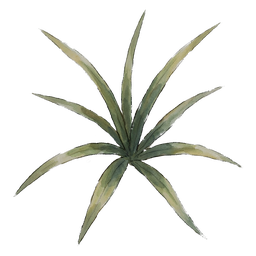
#> input picture assets/map/grass-a.png, 256 x 256 px, found by its file name
$ python build_map_assets.py
#> lines starting #> are read from the running program, lines starting #| are printed output that depends on the picture
"""把白底的手绘地图道具（草丛 / 树丛）处理成可直接贴到棋盘上的透明 PNG。

输入：白底、带柔和落地投影的 2D 手绘稿。
输出：assets/map/ 下的透明 PNG（裁到内容外框、补正方形、统一 256px）。

处理思路
  1. 以「离白色的距离」估计不透明度（按实体最暗处约 0.6 定标），保留手绘边缘的柔和过渡；
  2. 用「低饱和 + 中高亮度」判掉落地投影：投影是中性灰，实体最亮处也带颜色，两者可分开；
  3. 反预乘还原前景色，避免边缘泛白；
  4. 内缩一圈 alpha 削掉白边，裁到内容外框后补成正方形并缩放，同一批素材视觉体量一致。
"""
import os
import sys

import numpy as np
from PIL import Image, ImageFilter

ROOT = os.path.dirname(os.path.dirname(os.path.abspath(__file__)))
OUT_DIR = os.path.join(ROOT, "assets", "map")

SOURCE_DIR = os.environ.get("BIGFISH_SOURCE_DIR", os.path.join(ROOT, "sources"))
MAP_SRC = os.path.join(SOURCE_DIR, "map")

# (输出文件名, 源图, 四周留白比例)；源素材不随包分发
SOURCES = [
    ("grass-a.png", os.path.join(MAP_SRC, "grass-a.png"), 0.04),
    ("grass-b.png", os.path.join(MAP_SRC, "grass-b.png"), 0.04),
    ("tree-a.png", os.path.join(MAP_SRC, "tree-a.png"), 0.02),
]

SIZE = 256
# 离白色多远算作完全不透明（实体实心处约 0.6）
ALPHA_LO, ALPHA_HI = 0.020, 0.500
# 落地投影：饱和度低、亮度中等偏上；软过渡避免硬边
SHADOW_SAT, SHADOW_LUMA = 0.120, 0.450
SHADOW_SAT_FEATHER, SHADOW_LUMA_FEATHER = 0.050, 0.060
# 收一圈 alpha，削掉抗锯齿留下的白边
EDGE_ERODE = 1


def cutout(src):
#> called with src = 'sources/map/grass-a.png'
    img = Image.open(src).convert("RGB")
    rgb = np.asarray(img).astype(np.float32) / 255.0
    mx = rgb.max(axis=2)
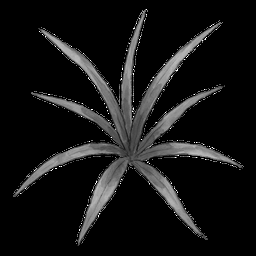
#> mx: shape (256, 256) float32; min 0, max 1, mean 0.0829
    mn = rgb.min(axis=2)
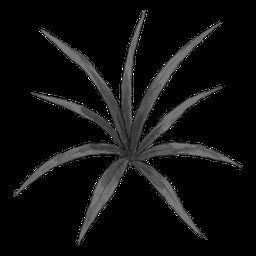
#> mn: shape (256, 256) float32; min 0, max 1, mean 0.0612
    lum = rgb.mean(axis=2)

    alpha = np.clip((1.0 - mn - ALPHA_LO) / (ALPHA_HI - ALPHA_LO), 0.0, 1.0)

    sat = np.where(mx > 1e-4, (mx - mn) / np.maximum(mx, 1e-4), 0.0)
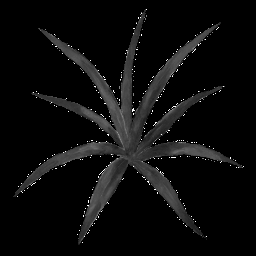
#> sat: shape (256, 256) float32; min 0, max 1, mean 0.0481
    shadow = (
        np.clip((SHADOW_SAT - sat) / SHADOW_SAT_FEATHER, 0.0, 1.0)
        * np.clip((lum - SHADOW_LUMA) / SHADOW_LUMA_FEATHER, 0.0, 1.0)
    )
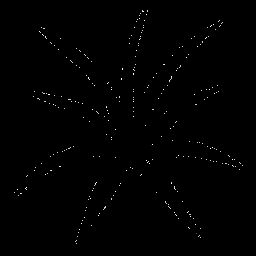
#> shadow: shape (256, 256) float32; min 0, max 1, mean 0.00454
    alpha = alpha * (1.0 - shadow)

    # 反预乘：去掉混进来的白色，边缘才不会泛白
    safe = np.maximum(alpha, 1e-3)[..., None]
    fg = np.clip((rgb - (1.0 - alpha[..., None])) / safe, 0.0, 1.0)

    img = Image.fromarray((np.dstack([fg, alpha]) * 255.0 + 0.5).astype(np.uint8), "RGBA")
#> img: PIL image 256x256 RGBA
    if EDGE_ERODE:
        img.putalpha(img.getchannel("A").filter(ImageFilter.MinFilter(EDGE_ERODE * 2 + 1)))
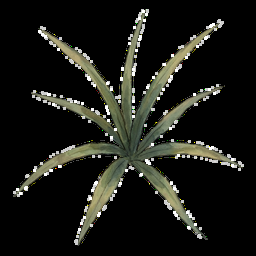
#> img: PIL image 256x256 RGBA; mean R, G, B, A 19.3, 20, 14.8, 246.3; transparent parts drawn white
    return img


def trim_and_fit(img, pad_ratio=0.04):
#> called with pad_ratio = 0.04
    bbox = img.getchannel("A").point(lambda v: 255 if v > 25 else 0).getbbox()
#> bbox = (0, 0, 256, 256)
    if bbox:
        img = img.crop(bbox)
    w, h = img.size
#> w = 256; h = 256
    side = int(max(w, h) * (1 + pad_ratio * 2))
#> side = 276
    canvas = Image.new("RGBA", (side, side), (0, 0, 0, 0))
#> canvas: PIL image 276x276 RGBA; every value is 0
    canvas.paste(img, ((side - w) // 2, (side - h) // 2), img)
    return canvas.resize((SIZE, SIZE), Image.LANCZOS)
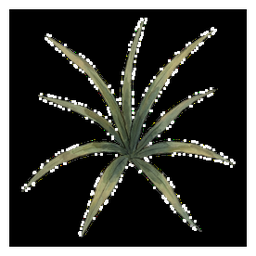
#> returned value: PIL image 256x256 RGBA; mean R, G, B, A 16.9, 17.6, 13.1, 210.8; transparent parts drawn white


def main():
    os.makedirs(OUT_DIR, exist_ok=True)
    for name, src, pad in SOURCES:
        if not os.path.exists(src):
            print("missing source:", src, file=sys.stderr)
            return 1
        out = trim_and_fit(cutout(src), pad)
        path = os.path.join(OUT_DIR, name)
        out.save(path, optimize=True)
        alpha = np.asarray(out.getchannel("A"))
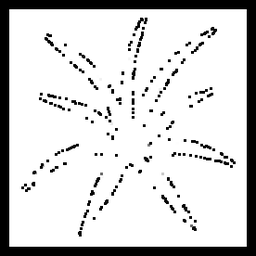
#> alpha: shape (256, 256); min 0, max 255, mean 210.8
        print("%-12s %s  %.1f%% 不透明  bytes=%d" % (
            name, out.size, (alpha > 25).mean() * 100.0, os.path.getsize(path)))
#| grass-a.png  (256, 256)  84.4% 不透明  bytes=48209
#> pass 2 of the loop in main, `for name, src, pad in SOURCES:`:
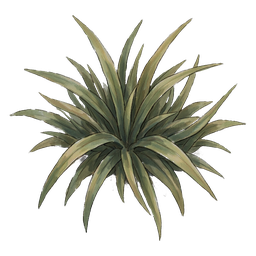
#> input picture assets/map/grass-b.png, 256 x 256 px, found by its file name
#> in trim_and_fit (call 2), `return canvas.resize((SIZE, SIZE), Image.LANCZOS)`:
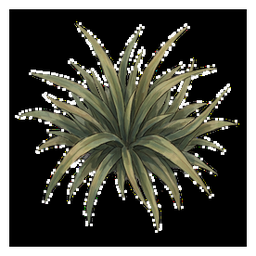
#> returned value: PIL image 256x256 RGBA; mean R, G, B, A 30.9, 31.1, 22.7, 208.3; transparent parts drawn white
#> in main, `alpha = np.asarray(out.getchannel("A"))`:
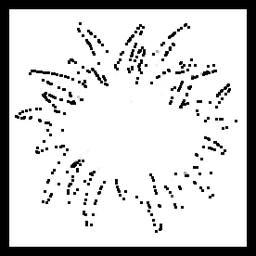
#> alpha: shape (256, 256); min 0, max 255, mean 208.3
#| grass-b.png  (256, 256)  83.8% 不透明  bytes=76325
#> pass 3 of the loop in main, `for name, src, pad in SOURCES:`:
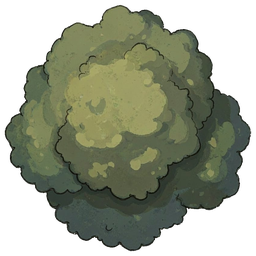
#> input picture assets/map/tree-a.png, 256 x 256 px, found by its file name
#> in cutout (call 3), `sat = np.where(mx > 1e-4, (mx - mn) / np.maximum(mx, 1e-4), 0.0)`:
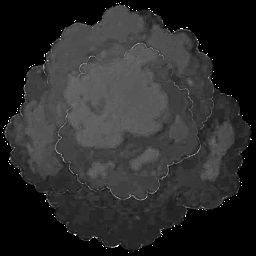
#> sat: shape (256, 256) float32; min 0, max 1, mean 0.168
#> in cutout (call 3), `shadow = ( np.clip((SHADOW_SAT - sat) / SHADOW_SAT_FEATHER, 0.0, 1.0) ..`:
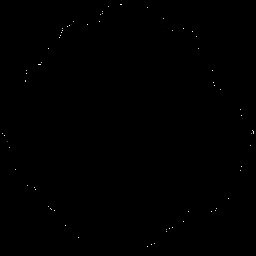
#> shadow: shape (256, 256) float32; min 0, max 1, mean 0.000994
#| tree-a.png   (256, 256)  93.4% 不透明  bytes=78983
    return 0


if __name__ == "__main__":
    sys.exit(main())
#> (the program exits here)
